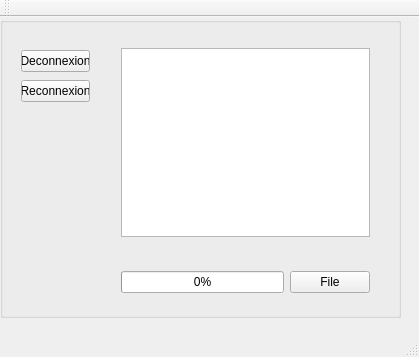
<?xml version="1.0" encoding="UTF-8"?>
<ui version="4.0">
 <class>Socket</class>
 <widget class="QMainWindow" name="Socket">
  <property name="geometry">
   <rect>
    <x>0</x>
    <y>0</y>
    <width>419</width>
    <height>357</height>
   </rect>
  </property>
  <property name="sizePolicy">
   <sizepolicy hsizetype="Preferred" vsizetype="Preferred">
    <horstretch>0</horstretch>
    <verstretch>0</verstretch>
   </sizepolicy>
  </property>
  <property name="windowTitle">
   <string>Socket</string>
  </property>
  <property name="windowOpacity">
   <double>1.000000000000000</double>
  </property>
  <property name="layoutDirection">
   <enum>Qt::LeftToRight</enum>
  </property>
  <widget class="QWidget" name="centralWidget">
   <widget class="QGroupBox" name="groupBox">
    <property name="geometry">
     <rect>
      <x>0</x>
      <y>0</y>
      <width>401</width>
      <height>301</height>
     </rect>
    </property>
    <property name="title">
     <string/>
    </property>
    <widget class="QWidget" name="verticalLayoutWidget">
     <property name="geometry">
      <rect>
       <x>10</x>
       <y>20</y>
       <width>91</width>
       <height>80</height>
      </rect>
     </property>
     <layout class="QVBoxLayout" name="verticalLayout">
      <item>
       <widget class="QPushButton" name="pushButtonStop">
        <property name="text">
         <string>Deconnexion</string>
        </property>
       </widget>
      </item>
      <item>
       <widget class="QPushButton" name="pushButtonReconnect">
        <property name="text">
         <string>Reconnexion</string>
        </property>
       </widget>
      </item>
     </layout>
    </widget>
    <widget class="QWidget" name="horizontalLayoutWidget">
     <property name="geometry">
      <rect>
       <x>110</x>
       <y>240</y>
       <width>271</width>
       <height>51</height>
      </rect>
     </property>
     <layout class="QHBoxLayout" name="horizontalLayout">
      <item>
       <widget class="QProgressBar" name="progressBar">
        <property name="value">
         <number>0</number>
        </property>
       </widget>
      </item>
      <item>
       <widget class="QPushButton" name="pushButton">
        <property name="text">
         <string>File</string>
        </property>
       </widget>
      </item>
     </layout>
    </widget>
    <widget class="QWidget" name="gridLayoutWidget">
     <property name="geometry">
      <rect>
       <x>110</x>
       <y>20</y>
       <width>271</width>
       <height>211</height>
      </rect>
     </property>
     <layout class="QGridLayout" name="gridLayout">
      <item row="0" column="0">
       <widget class="QListWidget" name="listWidgetNetwork">
        <property name="sizeAdjustPolicy">
         <enum>QAbstractScrollArea::AdjustToContents</enum>
        </property>
       </widget>
      </item>
     </layout>
    </widget>
   </widget>
  </widget>
  <widget class="QMenuBar" name="menuBar">
   <property name="geometry">
    <rect>
     <x>0</x>
     <y>0</y>
     <width>419</width>
     <height>22</height>
    </rect>
   </property>
  </widget>
  <widget class="QToolBar" name="mainToolBar">
   <attribute name="toolBarArea">
    <enum>TopToolBarArea</enum>
   </attribute>
   <attribute name="toolBarBreak">
    <bool>false</bool>
   </attribute>
  </widget>
  <widget class="QStatusBar" name="statusBar"/>
 </widget>
 <layoutdefault spacing="6" margin="11"/>
 <resources/>
 <connections/>
</ui>
